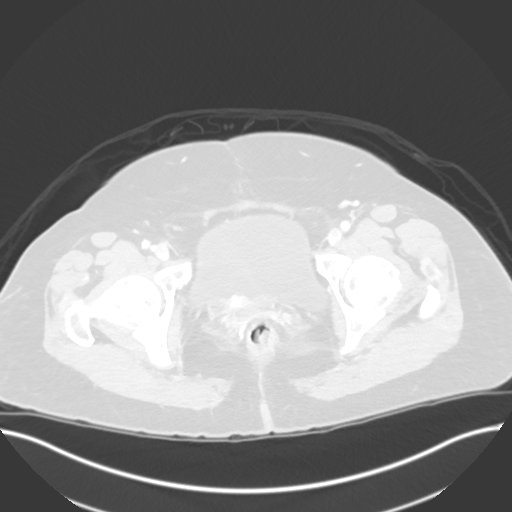
#> input picture feature_extraction_methods/cancer2.jpg, 512 x 512 px
$ python sift_feature.py
#> lines starting #> are read from the running program, lines starting #| are printed output that depends on the picture; after the words box and inside, x2 and y2 are one past the last pixel; in counts of white or black regions, pixels touching at a corner belong together
### feature_extraction_methods/dummy_roi_extractor.py
import numpy as np
import matplotlib.pyplot as plt
import cv2 as cv
from sklearn.neighbors import KDTree
from math import dist

original_image = cv.imread('cancer2.jpg')
#> original_image is the input picture: shape (512, 512, 3); min 41, max 255, mean 141.8
gray_image = cv.cvtColor(original_image, cv.COLOR_BGR2GRAY)
mask_image = cv.imread('mask2.png', cv.IMREAD_GRAYSCALE).astype(np.float32)
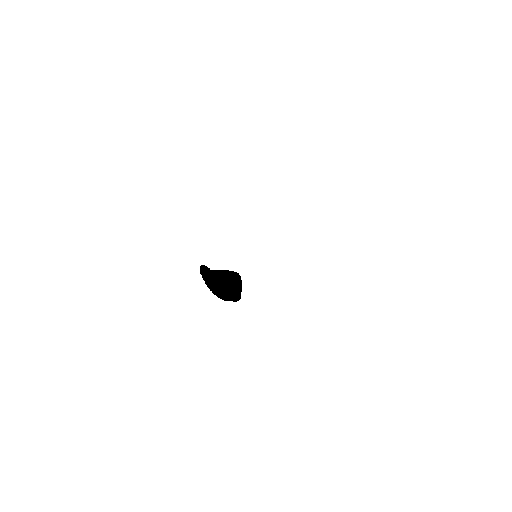
#> input picture feature_extraction_methods/mask2.png, 512 x 512 px
#> mask_image: shape (512, 512) float32; 99.6% white; 1 black region, box (x1, y1, x2, y2) and area: (200, 265, 242, 302) 1038
mask_image = (255.0 - mask_image) / 255.0  # reversing the mask
gray_image = gray_image.squeeze()
mask_image = mask_image.squeeze()

# [4 lines of commented-out code are left out]

roi_width = 128
roi_height = 128
overlap = 0.25
max_rois_per_image = 12


def extract_cancer_roi():
    image = gray_image
    mask = mask_image

    bbox = compute_bounding_box(mask)

    # Extract pixel values within the bounding box where mask is 255
    rmin, cmin, rmax, cmax = bbox
    bbox_region_image = image[rmin:rmax, cmin:cmax]  # Image region within bbox

    fig, axes = plt.subplots(1, 3, figsize=(15, 5))

    axes[0].imshow(image, cmap='gray')
    axes[0].set_title(f"Image")
    axes[0].axis('off')

    axes[1].imshow(mask, cmap='gray')
    axes[1].set_title('Mask')
    axes[1].axis('off')

    axes[2].imshow(image, cmap='gray')
    axes[2].add_patch(
        plt.Rectangle(
            (bbox[1], bbox[0]), bbox[3] - bbox[1], bbox[2] - bbox[0],
            fill=False, edgecolor='red', linewidth=1
            )
        )
    axes[2].set_title('Image with Bounding Box')
    axes[2].axis('off')

    plt.tight_layout()
    plt.show()

    return bbox_region_image


def extract_non_cancer_rois():
    """
    Extract non-cancer ROIs from the image with specified overlap.

    Args:
    image (numpy.ndarray): Input image array.
    mask (numpy.ndarray): Binary mask where 1 indicates cancer regions.
    roi_width (int): Width of the ROI to extract.
    roi_height (int): Height of the ROI to extract.
    overlap (float): Overlap between ROIs, value between 0 and 1.
    max_rois (int, optional): Maximum number of ROIs to extract. If None, extract all possible ROIs.

    Returns:
    list: List of extracted ROI arrays.
    """
    h, w = gray_image.shape
#> h = 512; w = 512
    stride_y = int(roi_height * (1 - overlap))
    stride_x = int(roi_width * (1 - overlap))

    rois = []
    locations = []
    for y in range(0, h - roi_height + 1, stride_y):
        for x in range(0, w - roi_width + 1, stride_x):
            roi = gray_image[y:y + roi_height, x:x + roi_width]
            roi_mask = mask_image[y:y + roi_height, x:x + roi_width]
            # [9 lines of commented-out code are left out]
            if np.sum(roi_mask) == 0:
                locations.append((y, x, y + roi_height, x + roi_width))
                rois.append(roi)

            if max_rois_per_image and len(rois) >= max_rois_per_image:
                neighbors = compute_neighbors(locations)
                print(neighbors)
                return rois, locations
#> after the loop, locations = [(0, 0, 128, 128), (0, 96, 128, 224), (0, 192, 128, 320), (0, 288, 128, 416), (0, 384, 128, 512), (96, 0, 224, 128), (96, 96, 224, 224), (96, 192, 224, 320), (96, 288, 224, 416), (96, 384, 224, 512), (192, 0, 320, 128), (192, 288, 320, 416)]; rois = 12 items

    return rois, locations


import matplotlib.pyplot as plt
import numpy as np


def visualize_non_cancerous_region():
    # Assuming gray_image and mask_image are already defined
    image = gray_image  # Grayscale image
    mask = mask_image  # Mask image

    # Compute bounding boxes
    _, bbox = extract_non_cancer_rois()

    # Plot setup
    fig, axes = plt.subplots(1, 3, figsize=(15, 5))

    # Display the grayscale image
    axes[0].imshow(image, cmap='gray')
    axes[0].set_title("Image")
    axes[0].axis('off')

    # Display the mask
    axes[1].imshow(mask, cmap='gray')
    axes[1].set_title('Mask')
    axes[1].axis('off')

    # Display the image with all bounding boxes
    axes[2].imshow(image, cmap='gray')
    for region in bbox:
        rmin, cmin, rmax, cmax = region
        axes[2].add_patch(
            plt.Rectangle(
                (cmin, rmin), cmax - cmin, rmax - rmin,
                fill=False, edgecolor='red', linewidth=1
                )
            )
    axes[2].set_title('Image with Bounding Boxes')
    axes[2].axis('off')

    plt.tight_layout()
    plt.show()
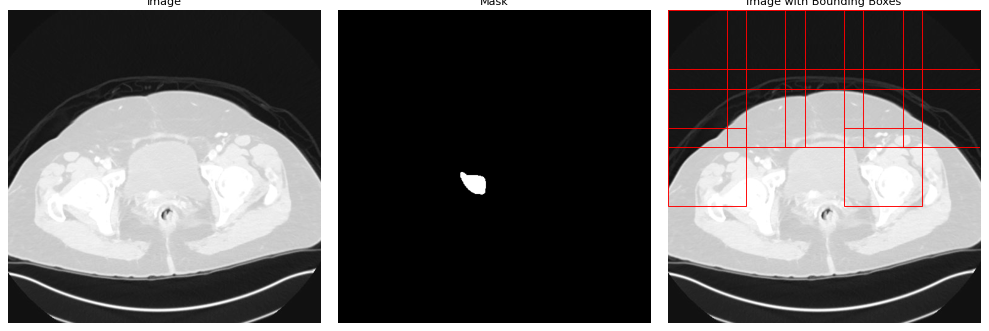
#> figure drawn by matplotlib, 3 panels


def compute_bounding_box(mask):
    rows = np.any(mask, axis=1)
    cols = np.any(mask, axis=0)
    rmin, rmax = np.where(rows)[0][[0, -1]]
#> rmin = 265; rmax = 301
    cmin, cmax = np.where(cols)[0][[0, -1]]
#> cmin = 200; cmax = 241
    return rmin, cmin, rmax, cmax
    # return rmin, cmin, rmax+5, cmax+20


def compute_neighbors(locations):
    roi_coordinates = [(x, y) for (y, x, _, _) in locations]
    kdt_tree = KDTree(roi_coordinates, leaf_size=30)  # metric='euclidean'
    distances, indices = kdt_tree.query(roi_coordinates, k=4)
    neighbor_indices = indices[:, 1:]  # Remove first column (self-reference)
    neighbor_distances = distances[:, 1:]  # Remove first column (self-reference)

    # for each roi in roi_coordinates, store its neighbor and the distance as key value pair
    neighbors_dict = {
        i: [{int(idx): float(dist)} for idx, dist in zip(neighbor_indices[i], neighbor_distances[i])]
        for i in range(len(roi_coordinates))
        }

    return neighbors_dict


visualize_non_cancerous_region()

### feature_extraction_methods/sift_feature.py
import cv2 as cv
import matplotlib.pyplot as plt
import dummy_roi_extractor

# Call the function and get the bounding box region of the image
bbox_region_image = dummy_roi_extractor.extract_cancer_roi()
#> in extract_cancer_roi, `bbox = compute_bounding_box(mask)`: bbox = (265, 200, 301, 241)
#> in extract_cancer_roi, `rmin, cmin, rmax, cmax = bbox`: rmin = 265; cmin = 200; rmax = 301; cmax = 241
#> in extract_cancer_roi, `bbox_region_image = image[rmin:rmax, cmin:cmax]`:
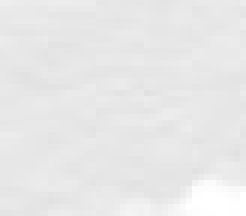
#> bbox_region_image: shape (36, 41) (shown 6 times larger); min 225, max 255, mean 232.2
#> in extract_cancer_roi, `plt.show()`:
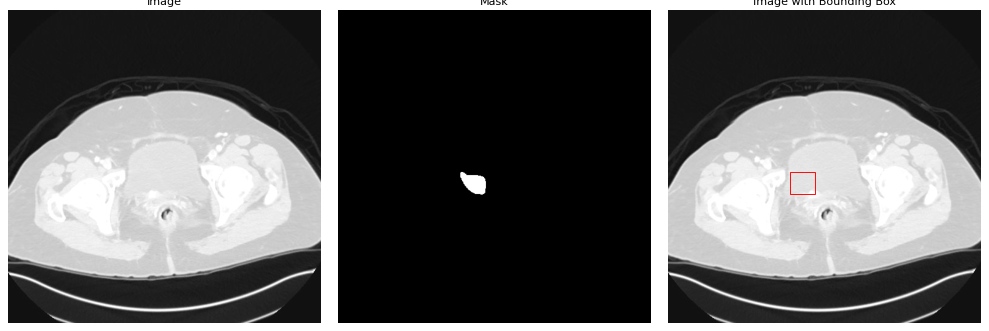
#> figure drawn by matplotlib, 3 panels

"""Sift Descriptor Code"""
sift = cv.SIFT_create(nfeatures=0, nOctaveLayers=4, contrastThreshold=0.005, edgeThreshold=10)
keypoints, descriptors = sift.detectAndCompute(bbox_region_image, None)  # keypoints and corresponding descriptors
#> keypoints = 17 keypoints; strongest (x, y, size): (29, 30, 4.4), (33, 28, 2), (27, 21, 1.9), (22, 31, 2.3)
print("Keypoints",len(keypoints))
#| Keypoints 17
print(descriptors.reshape(-1).shape)
#| (2176,)
"""Visualization Code"""
# print(keypoints)
# print(descriptors)

img_with_keypoints = cv.drawKeypoints(bbox_region_image, keypoints, None)  # pass input image and keypoints
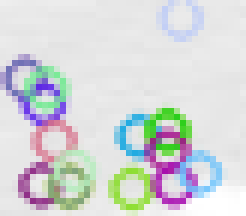
#> img_with_keypoints: shape (36, 41, 3) (shown 6 times larger); mean of channels 0, 1, 2 216.6, 215.3, 212.2; drawn as B, G, R

# Display the original image and key points

fig, axes = plt.subplots(1, 2, figsize=(10, 3))

axes[0].imshow(bbox_region_image, cmap='gray')
axes[0].set_title(f"Bounding Box Image")
axes[0].axis('off')

axes[1].imshow(img_with_keypoints, cmap='gray')
axes[1].set_title('Image with sift extracted key points')
axes[1].axis('off')

plt.tight_layout()
plt.show()
